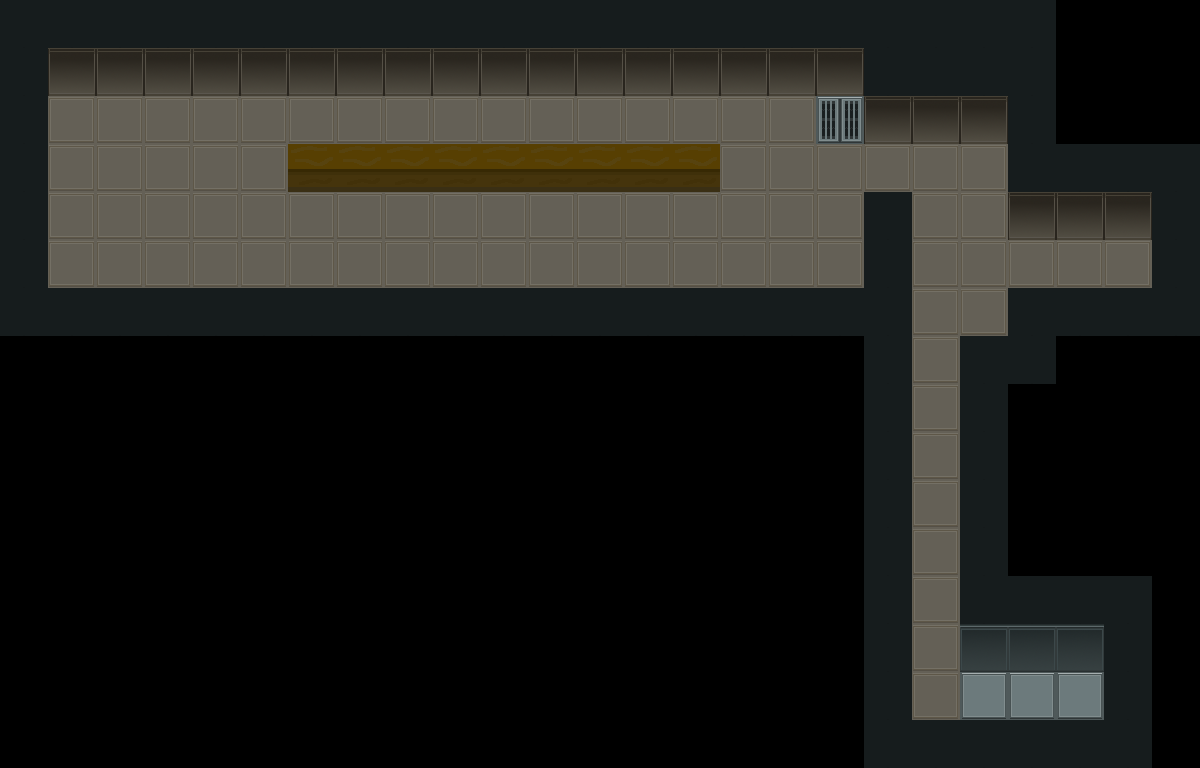

The image is a tile-based game level rendered from a .tmx file. Its description and complete source (layers, tilesets, objects, tile grids) follow:
An orthogonal 25x16 tile map with 48x48 px tiles, 1 tile layer (floor) and 5 objects (3x portal, 2x NPC).

<map version="1.2" tiledversion="2019.04.03" orientation="orthogonal" renderorder="right-down" width="25" height="16" tilewidth="48" tileheight="48" infinite="0" nextlayerid="6" nextobjectid="8">
 <tileset firstgid="1" name="tiles48" tilewidth="48" tileheight="48" tilecount="20" columns="10">
  <image source="tiles48.png" width="480" height="96" />
 </tileset>
 <layer id="5" name="floor" width="25" height="16">
  <data encoding="csv">
2,2,2,2,2,2,2,2,2,2,2,2,2,2,2,2,2,2,2,2,2,2,0,0,0,
2,13,13,13,13,13,13,13,13,13,13,13,13,13,13,13,13,13,2,2,2,2,0,0,0,
2,15,15,15,15,15,15,15,15,15,15,15,15,15,15,15,15,8,13,13,13,2,0,0,0,
2,15,15,15,15,15,5,5,5,5,5,5,5,5,5,15,15,15,15,15,15,2,2,2,2,
2,15,15,15,15,15,15,15,15,15,15,15,15,15,15,15,15,15,2,15,15,13,13,13,2,
2,15,15,15,15,15,15,15,15,15,15,15,15,15,15,15,15,15,2,15,15,15,15,15,2,
2,2,2,2,2,2,2,2,2,2,2,2,2,2,2,2,2,2,2,15,15,2,2,2,2,
0,0,0,0,0,0,0,0,0,0,0,0,0,0,0,0,0,0,2,15,2,2,0,0,0,
0,0,0,0,0,0,0,0,0,0,0,0,0,0,0,0,0,0,2,15,2,0,0,0,0,
0,0,0,0,0,0,0,0,0,0,0,0,0,0,0,0,0,0,2,15,2,0,0,0,0,
0,0,0,0,0,0,0,0,0,0,0,0,0,0,0,0,0,0,2,15,2,0,0,0,0,
0,0,0,0,0,0,0,0,0,0,0,0,0,0,0,0,0,0,2,15,2,0,0,0,0,
0,0,0,0,0,0,0,0,0,0,0,0,0,0,0,0,0,0,2,15,2,2,2,2,0,
0,0,0,0,0,0,0,0,0,0,0,0,0,0,0,0,0,0,2,15,1,1,1,2,0,
0,0,0,0,0,0,0,0,0,0,0,0,0,0,0,0,0,0,2,15,4,4,4,2,0,
0,0,0,0,0,0,0,0,0,0,0,0,0,0,0,0,0,0,2,2,2,2,2,2,0
</data>
 </layer>
 <objectgroup id="2" name="objects">
  <object id="1" name="entrance" type="portal" gid="14" x="96" y="96" width="48" height="48" />
  <object id="2" name="poker room" type="portal" gid="14" x="1056" y="240" width="48" height="48" />
  <object id="3" name="Barman Joe" type="NPC" gid="11" x="336" y="144" width="48" height="48" />
  <object id="4" name="Man in Black" type="NPC" gid="12" x="1008" y="720" width="48" height="48" />
  <object id="6" name="level0" type="portal" gid="3" x="1008" y="672" width="48" height="48" />
 </objectgroup>
</map>